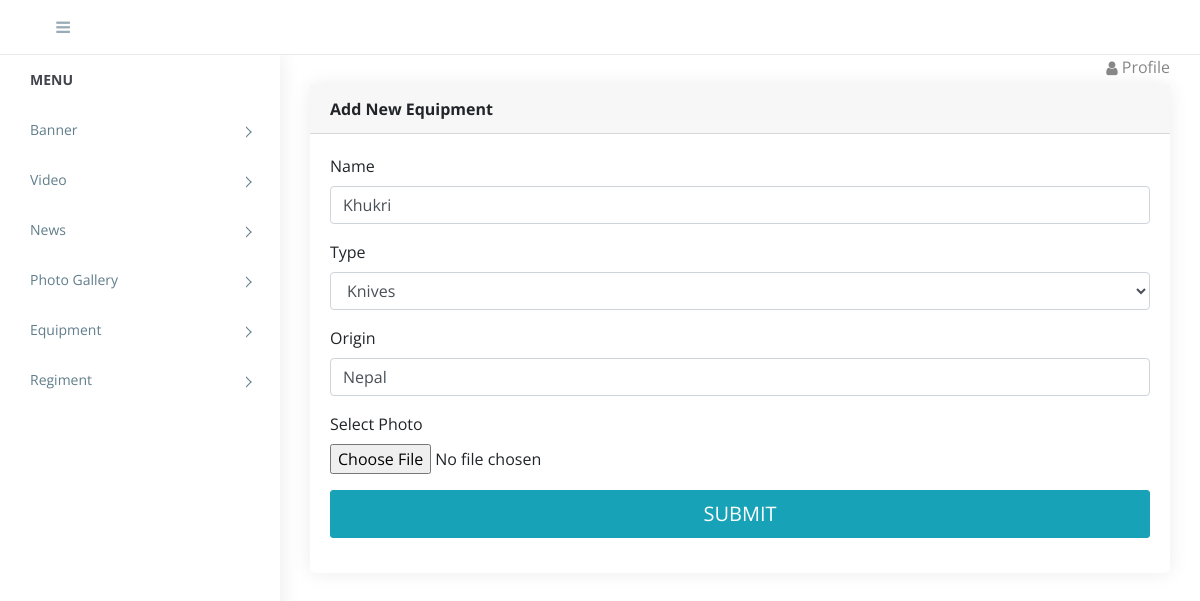
The app's page /admin/manage_equipment.php?id=1 (signed in) with its own data.
### tables this page shows
CREATE TABLE `equipment` (
  `id` int(11) NOT NULL,
  `name` text NOT NULL,
  `type` text NOT NULL,
  `photo` text NOT NULL,
  `origin` text NOT NULL,
  `date` date NOT NULL DEFAULT current_timestamp(),
  `status` text NOT NULL
);

### admin/manage_equipment.php (the view, shortened to what this page needs)
<?php
require('top.inc.php');
$name = '';
$type = '';
$origin = '';
if(isset($_GET['id']) && $_GET['id'] != ''){
	$id = $_GET['id'];
	$stmt = $pdo->prepare("SELECT * FROM equipment WHERE id = :id");
	$stmt->bindParam(':id', $id);
	$stmt->execute();
	$row = $stmt->fetch(PDO::FETCH_ASSOC);
	if($row){
		$name = $row['name'];
		$type = $row['type'];
		$origin = $row['origin'];
	} else {
		header('location:equipment.php');
		die();
	}
}
?>
<div class="content pb-0">
    <div class="animated fadeIn">
        <div class="row">
            <div class="col-lg-12">
                <div class="card">
                    <div class="card-header"><strong>Add New Equipment</strong></div>
                    <form method="post" enctype="multipart/form-data">
                        <div class="card-body card-block">
                            <div class="form-group">
                                <label for="name" class=" form-control-label">Name</label>
                                <input type="text" name="name" class="form-control" value="<?php echo $name?>" required>
                            </div>
                            <div class="form-group">
                                <label for="type" class=" form-control-label">Type</label>
                                <select name="type" class="form-control" required>
                                	<option selected value="<?php echo $type?>">
                                		<?php echo $type?></option>
                                </select>
                            </div>
                            <div class="form-group">
                                <label for="origin" class=" form-control-label">Origin</label>
                                <input type="text"  name="origin" class="form-control" required value="<?php echo $origin?>"></input>
                            </div>
                            <div class="form-group">
                                <label for="photo" class=" form-control-label">Select Photo</label>
                                <input type="file" name="photo" class="form-control-file"  accept="image/*" required>
                            </div>
                            <button id="payment-button" name="submit" type="submit" class="btn btn-lg btn-info btn-block">
                                <span id="payment-button-amount">SUBMIT</span>
                            </button>
                        </div>
                    </form>
                </div>
            </div>
        </div>
    </div>
</div>

### admin/assets/css/style.css (style rules this page uses)
body { display: table; font-family: open sans, sans-serif; font-size: 16px; width: 100% }
a, button { text-decoration: none; outline: none!important; color: #878787; -webkit-transition: all .25s ease; transition: all .25s ease }
.pb-0 { padding-bottom: 0 }
.btn, button, input, textarea { -webkit-box-shadow: none; box-shadow: none; outline: 0!important }
.btn { border-radius: 3px }
.content { float: left; padding: 1.875em; width: 100% }
.card { margin-bottom: 1.875em; border-radius: 5px; padding: 0; border: 0 solid transparent; -webkit-box-shadow: 0 0 20px rgba(0, 0, 0, .08); box-shadow: 0 0 20px rgba(0, 0, 0, .08) }
.card .card-body { float: left; padding: 1.25em; position: relative; width: 100% }
.btn, .button { display: inline-block; font-weight: 400; text-align: center; white-space: nowrap; vertical-align: middle; -webkit-transition: all .15s ease-in-out; transition: all .15s ease-in-out; border-radius: 3; cursor: pointer }
@media (max-width:1368px) { .card-body { padding: 15px } }

### records on screen
equipment: name "Khukri", type "Knives", origin "Nepal"
